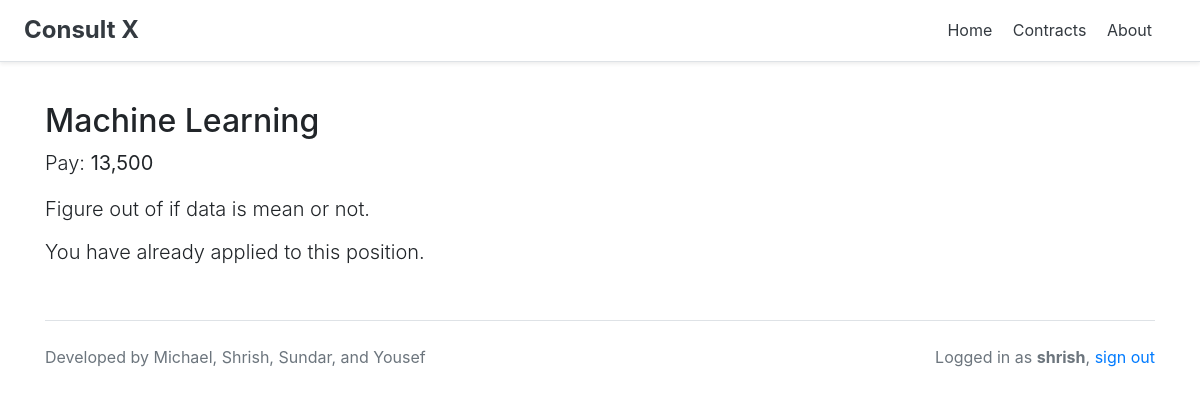
Page /contracts/view_contract/5 (signed in) on the committed database.
### contracts/models.py (models this page shows, shortened)
class Contract(models.Model):
    title = models.CharField(max_length=128)
    summary = models.TextField(blank=True)
    salary = models.CharField(max_length=128)
    skills = models.ManyToManyField(Skill, blank=True)
    jobTags = models.ForeignKey(JobTag, on_delete=models.CASCADE, blank=True, null=True)
    client = models.ForeignKey(Client, on_delete=models.CASCADE, blank=True, null=True)
    applicants = models.ManyToManyField(Consultant, blank=True, related_name="applicants")
    team = models.ManyToManyField(Consultant, blank=True, related_name="team")
    status = models.CharField(max_length=64, choices=ch_status)

### contracts/views.py (the view)
# urls.py: url(r'^view_contract/(?P<id>\d+)$', view_contract, name='view_contract'),
def view_contract(request, id):
    contract = get_object_or_404(Contract, pk=id)
    profile, ref = get_profile(request)
    status = 0
    if contract.status == "Closed":
        status = 1
    context = {
        'contract': contract,
        'msg': '',
        'ref': ref,
        'status': status
    }
    if ref == 0:
        if profile in contract.team.all():
            context['msg'] = 'You are on the team.'
        elif profile in contract.applicants.all():
            context['msg'] = 'You have already applied to this position.'
        else:
            context['msg'] = 1
    else:
        context['applicants'] = contract.applicants.all()
        context['team'] = contract.team.all()
    return render(request, 'view_contract.html', context=context)

### contracts/views.py (called while the page is built)
def get_profile(request):
    profile, ref, status = get_profile_status(request)
    return profile, ref

def get_profile_status(request):
    status = False
    for i in range(len(prof_type)):
        query = prof_type[i].objects.filter(user=request.user)
        if len(query) != 0:
            if query[0].first_name != "":
                status = True
            return query[0], i, status
    return None, 0, status

### contracts/templates/view_contract.html (shortened to what this page needs)
{% extends 'base.html' %}
{% block body %}
<h2>{{ contract.title }}</h2>
<p class="lead">Pay: <b>{{ contract.salary }}</b></p>
<span class="lead">
    <p>{{ contract.summary }}</p>
</span>
{% if msg == 1 %}
    <a href="{% url 'apply' contract.pk %}" class="btn btn-primary">Apply</a>
{% else %}
    <h4 class="lead">{{ msg }}</h4>
{% endif %}
<br>
{% endblock %}

### login/templates/base.html (shortened to what this page needs)
<!doctype html>
<html lang="en">
    <head>
        {% load static %} <! CSS --->
        <link rel="stylesheet" href="https://stackpath.bootstrapcdn.com/bootstrap/4.3.1/css/bootstrap.min.css">
    </head>
    <body>
        <div class="d-flex flex-column flex-md-row align-items-center p-3 px-md-4 mb-3 bg-white border-bottom shadow-sm">
            <h4 class="my-0 mr-md-auto font-weight-normal"><a href="/index"><font color="#343a40"><b>Consult X</b></font></a></h4>
            <nav class="my-2 my-md-0 mr-md-3">
                <a class="p-2 text-dark" href="/index">Home</a>
                <a class="p-2 text-dark" href="/contracts">Contracts</a>
                <a class="p-2 text-dark" href="/about">About</a>
            </nav>
        </div>
        <div class="container">
            <br>
            {% block body %}
            {% endblock %}
            <br>
            <footer class="border-top"><br>
                <p class="float-right text-muted">
                    {% if user.get_username|length != 0 %}
                        Logged in as <b>{{ user.get_username }}</b>, <a href="/signout">sign out</a>
                    {% endif %}
                </p>
                <p class="text-muted">
                    Developed by Michael, Shrish, Sundar, and Yousef
                </p>
            </footer>
        </div>
    </body>
</html>

### rows in the picture
Contract: title "Machine Learning", salary "13,500", summary "Figure out of if data is mean or not."

### other values in the picture
{{ msg }} "You have already applied to this position."
{{ user.get_username }} "shrish"
